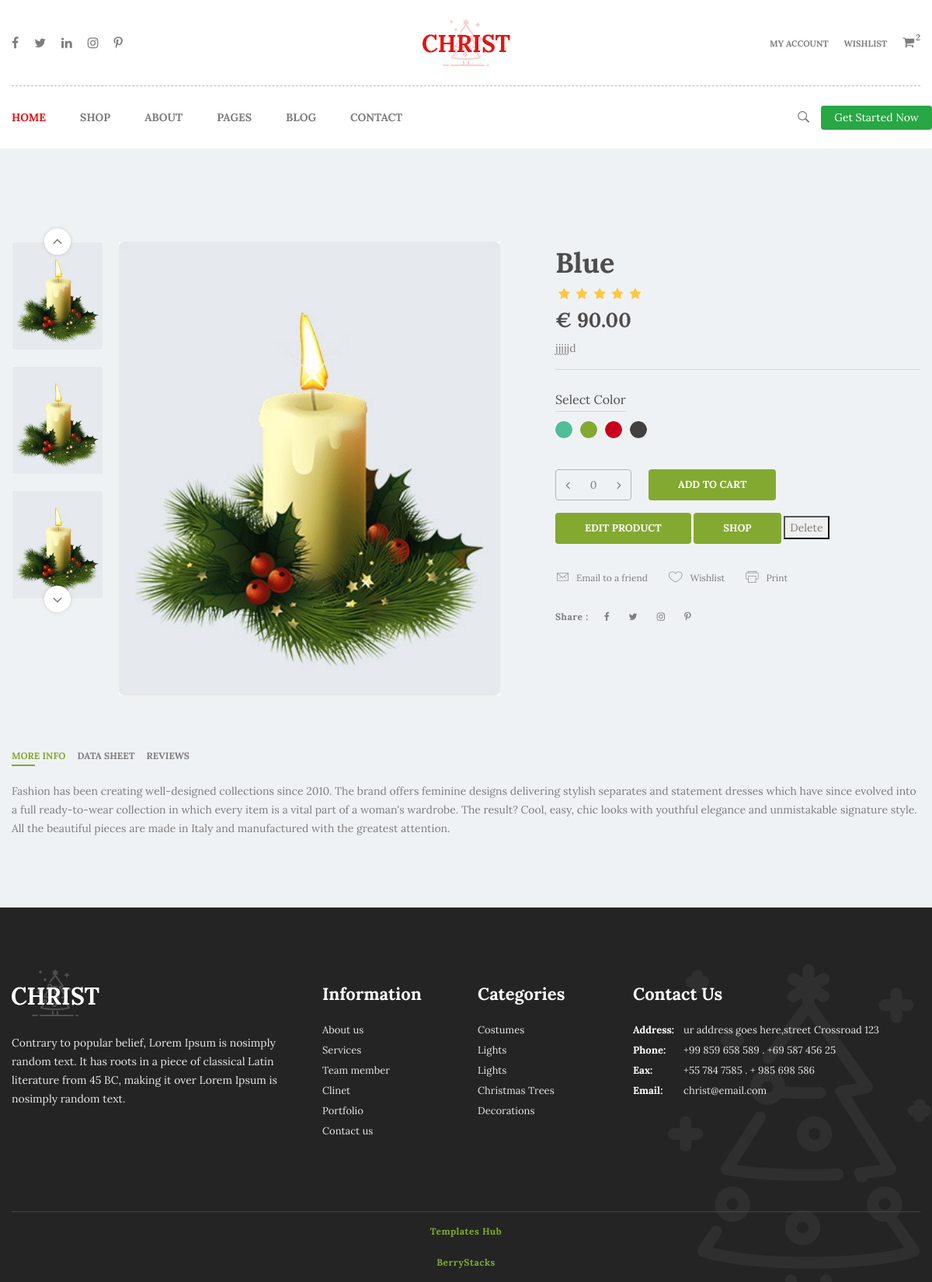
The app's page /christmasApp/product/1/ with its own data.
### christmasApp/models.py (models this page shows, shortened)
class Product(models.Model):
    name = models.CharField(max_length=100)
    price = models.DecimalField(max_digits=10, decimal_places=2)
    description = models.TextField()
    id = models.IntegerField(primary_key=True)
    image = models.ImageField(upload_to='images/')
    stock = models.IntegerField(null=True)
    user = models.ForeignKey(User, on_delete=models.CASCADE, null=True, blank=True)
    def is_in_stock(self):
        if self.stock is None:
            return False
        return self.stock > 0
    is_in_stock.boolean = True

### christmasApp/views.py (the view)
# urls.py: path('product/<int:pk>/', ShopDetailView.as_view(), name='shop_details'),
class ShopDetailView(DetailView):
    model = Product
    template_name = 'christmasApp/shop_details.html'  # Adjust to your template name
    context_object_name = 'product'  # This ensures `product` is available in the template

### christmasApp/context_processors.py (called while the page is built)
def profile_picture(request):
    if request.user.is_authenticated:
        try:
            profile = Profile.objects.get(user=request.user)
            return {'profile_picture': profile.profile_pic}  # Updated to match the field name
        except Profile.DoesNotExist:
            return {'profile_picture': None}
    return {'profile_picture': None}

### christmasApp/templates/christmasApp/shop_details.html (shortened to what this page needs)
{% extends "christmasApp/base.html" %}
{% load static %}
{% block content %}
    <div class="product-section section pt-110 pb-90">
        <div class="container">
            <div class="row">
                <div class="col-lg-7 col-12 mb-30">
                    <div class="single-product-thumbnail product-thumbnail-slider float-left">
                        <div class="single-thumb"><img src="{{ product.image.url }}" alt=""></div>
                        <div class="single-thumb"><img src="{{ product.image.url }}" alt=""></div>
                        <div class="single-thumb"><img src="{{ product.image.url }}" alt=""></div>
                    </div>
                    <div class="single-product-image product-image-slider fix">
                        <div class="single-image"><img src="{{ product.image.url }}" alt=""></div>
                    </div>
                </div>
                <div class="single-product-content col-lg-5 col-12 mb-30">
                    <h1 class="title">{{ product.name }}</h1>
                    <span class="product-rating">
                        <i class="fa fa-star"></i>
                        <i class="fa fa-star"></i>
                        <i class="fa fa-star"></i>
                        <i class="fa fa-star"></i>
                        <i class="fa fa-star"></i>
                    </span>
                    <span class="product-price">€ {{ product.price }}</span>
                    <div class="description">
                        <p>{{ product.description }}</p>
                    </div>
                    <div class="product-color fix">
                        <h5>Select Color</h5>
                        <form action="#">
                            <div class="color-box"><input type="radio" name="color" id="color-1"><label for="color-1" style="background-color: #51bd99;">color 1</label></div>
                            <div class="color-box"><input type="radio" name="color" id="color-2"><label for="color-2" style="background-color: #83a931;">color 2</label></div>
                            <div class="color-box"><input type="radio" name="color" id="color-3"><label for="color-3" style="background-color: #c8001e;">color 3</label></div>
                            <div class="color-box"><input type="radio" name="color" id="color-4"><label for="color-4" style="background-color: #414141;">color 4</label></div>
                        </form>
                    </div>
                    <div class="product-quantity-cart fix">
                        <div class="product-quantity">
                            <input type="text" value="0" name="qtybox">
                        </div>
                        <button class="add-to-cart">add to cart</button><br>
                        <button class="add-to-cart"> <a href="{% url 'update_product' product.id %}">Edit Product</a></button>
                        <button class="add-to-cart mt-3"> <a href="{% url 'shop'  %}">Shop</a></button>
                        <button><a href="{% url 'delete_product' product.id %}">Delete</a></button>
                    </div>
                    <div class="product-action-button fix">
                        <button><i class="ion-ios-email-outline"></i>Email to a friend</button>
                        <button><i class="ion-ios-heart-outline"></i>Wishlist</button>
                        <button><i class="ion-ios-printer-outline"></i>Print</button>
                    </div>
                    <div class="product-share fix">
                        <h6>Share :</h6>
                        <a href="#"><i class="fa fa-facebook"></i></a>
                        <a href="#"><i class="fa fa-twitter"></i></a>
                        <a href="#"><i class="fa fa-instagram"></i></a>
                        <a href="#"><i class="fa fa-pinterest-p"></i></a>
                    </div>
                </div>
            </div>
            <div class="row">
                <div class="col-12 mt-30">
                    <ul class="pro-info-tab-list nav">
                        <li><a class="active" data-toggle="tab" href="#more-info">More info</a></li>
                        <li><a data-toggle="tab" href="#data-sheet">Data sheet</a></li>
                        <li><a data-toggle="tab" href="#reviews">Reviews</a></li>
                    </ul>
                </div>
                <div class="tab-content col-12">
                    <div class="pro-info-tab tab-pane active" id="more-info">
                        <p>Fashion has been creating well-designed collections since 2010. The brand offers feminine designs delivering stylish separates and statement dresses which have since evolved into a full ready-to-wear collection in which every item is a vital part of a woman's wardrobe. The result? Cool, easy, chic looks with youthful elegance and unmistakable signature style. All the beautiful pieces are made in Italy and manufactured with the greatest attention.</p>
                    </div>
                </div>
            </div>
        </div>
    </div>
    {% endblock %}

### christmasApp/static/christmasApp/css/plugins.css (style rules this page uses)
.slick-list,.slick-slider,.slick-track { position:relative;display:block }
.slick-slider { box-sizing:border-box;-webkit-user-select:none;-moz-user-select:none;-ms-user-select:none;user-select:none;-webkit-touch-callout:none;-khtml-user-select:none;-ms-touch-action:pan-y;touch-action:pan-y;-webkit-tap-highlight-color:transparent }
.slick-slide { display:none;float:left;height:100%;min-height:1px }
.slick-slide img { display:block }
.slick-initialized .slick-slide { display:block }
.slick-vertical .slick-slide { display:block;height:auto;border:1px solid transparent }

### records on screen
Product: image (picture), name "Blue", price "90.00", description "jjjjjd"
